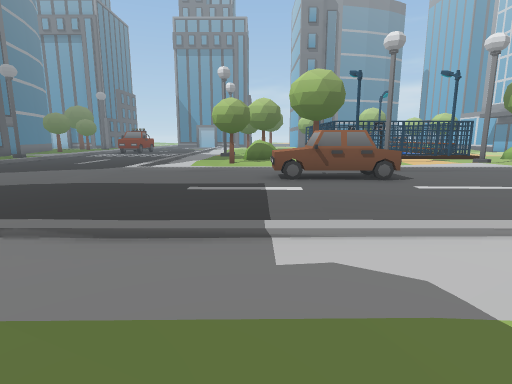
View 1 (above)

24 first-person views from a walk through a 3-D level made in the Unity game engine. The camera is 1.2 m above the floor, tilts 10° down and sees 80° across. The floor is counted in squares, 1 m on a side. Each view is taken from the middle of a square. On the plan, view 1 faces up. The plan holds only what a view shows up to about 13 squares ahead; the rest is blank. The place goes on beyond the plan. Some animated figures are not drawn.

View 2
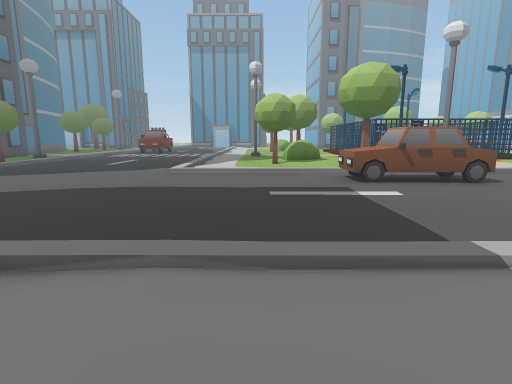

View 3
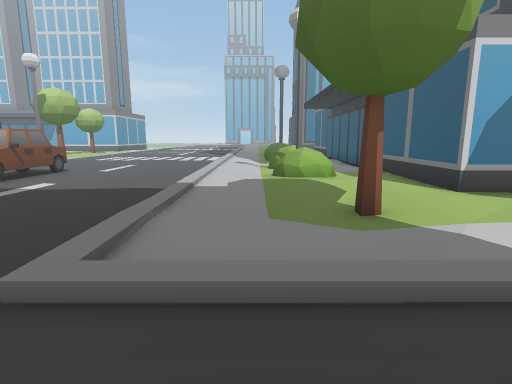

View 4
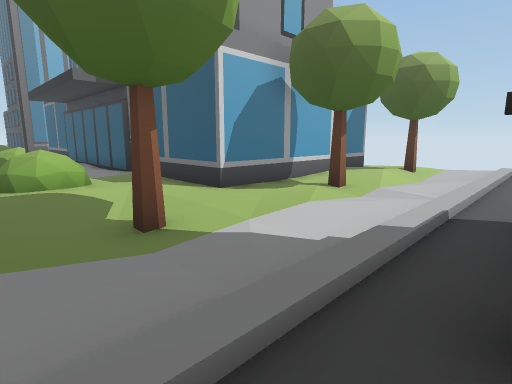

View 5
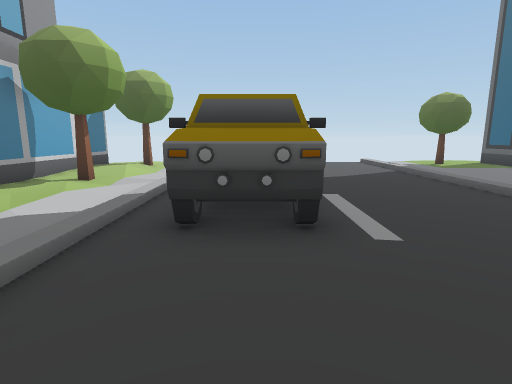

View 6
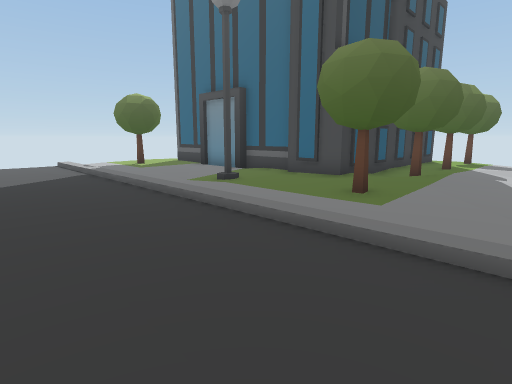

View 7
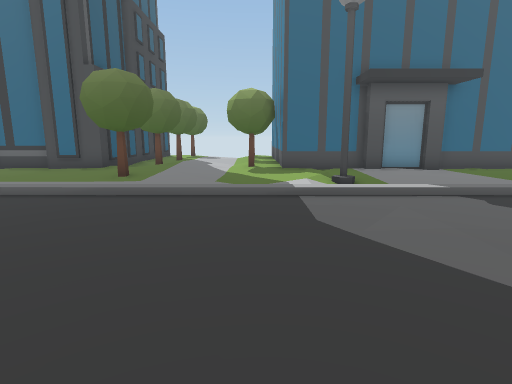

View 8
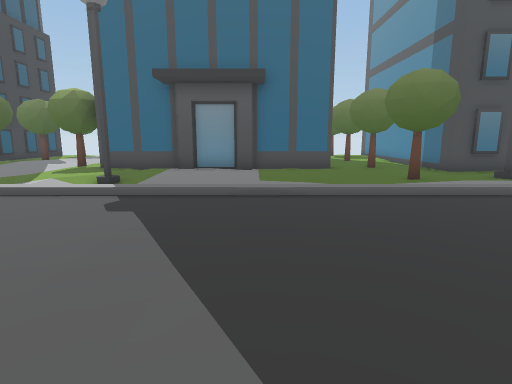

View 9
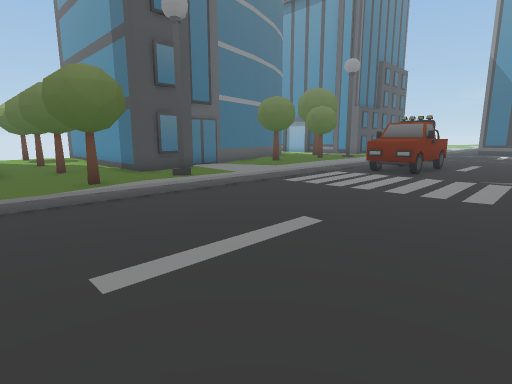

View 10
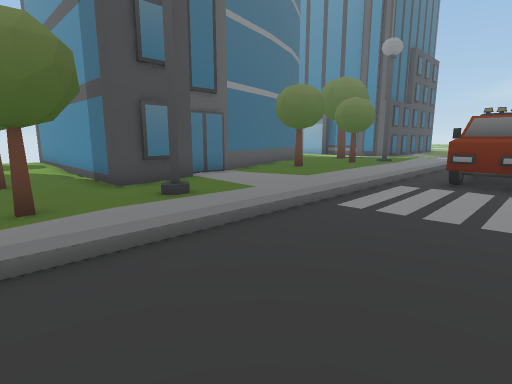

View 11
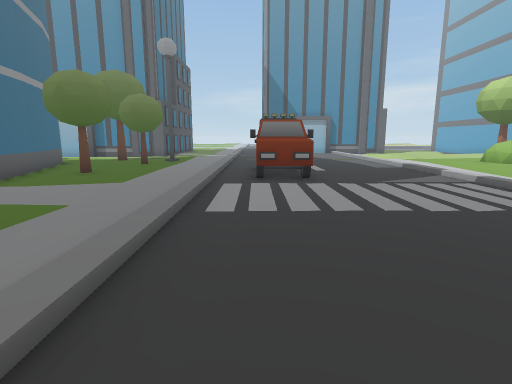

View 12
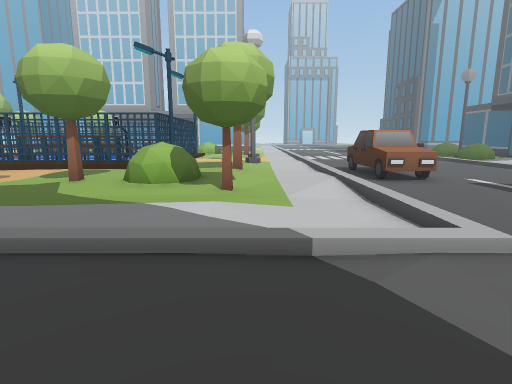

View 13
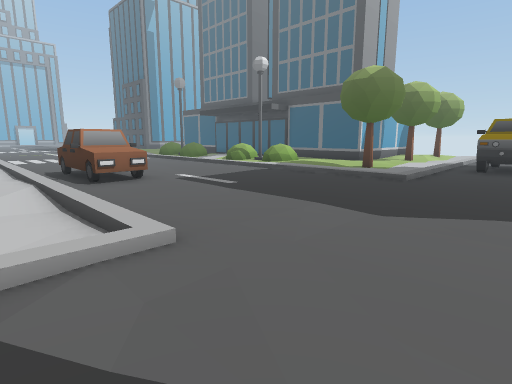

View 14
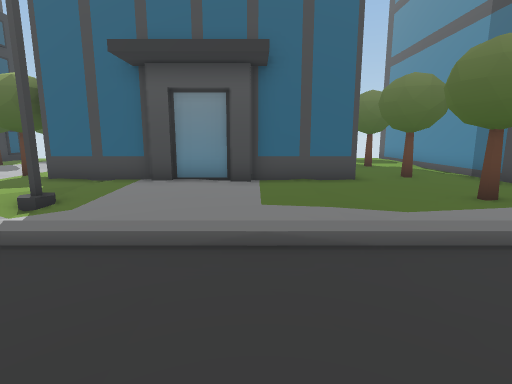

View 15
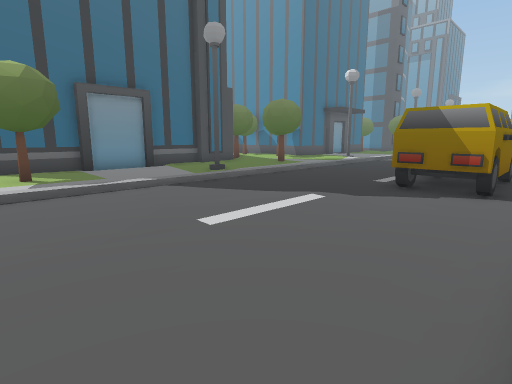

View 16
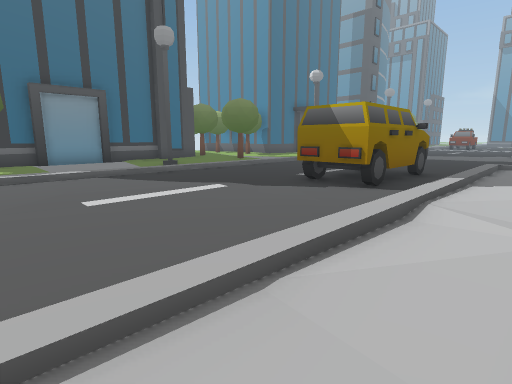

View 17
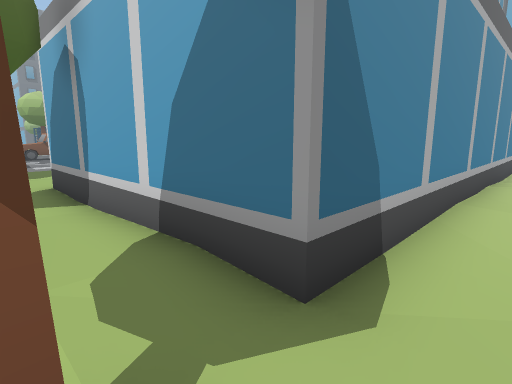

View 18
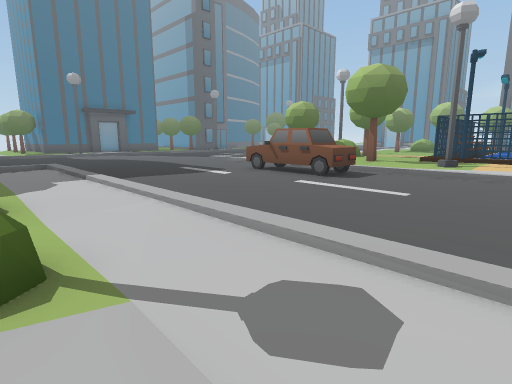

View 19
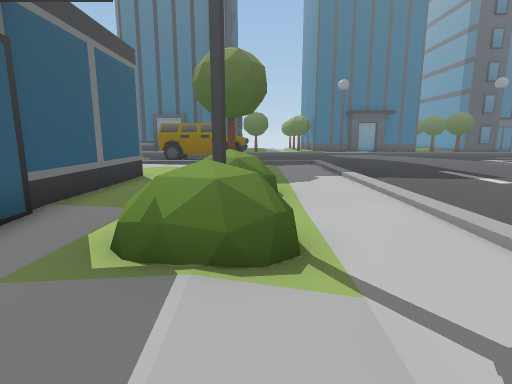

View 20
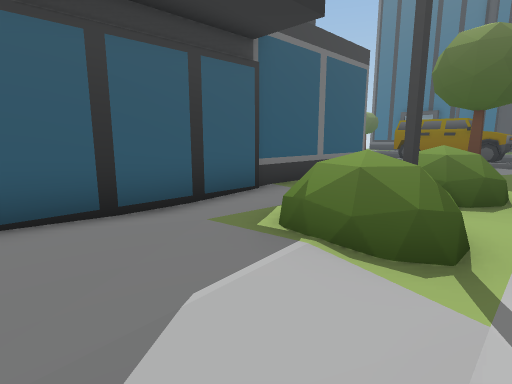

View 21
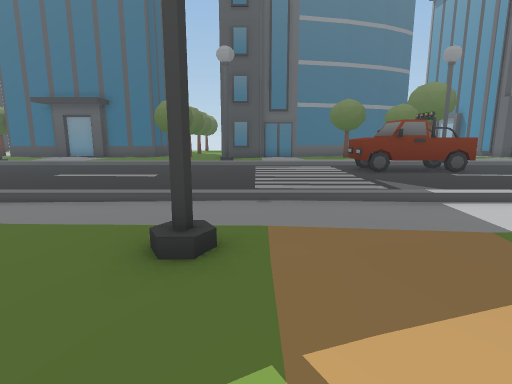

View 22
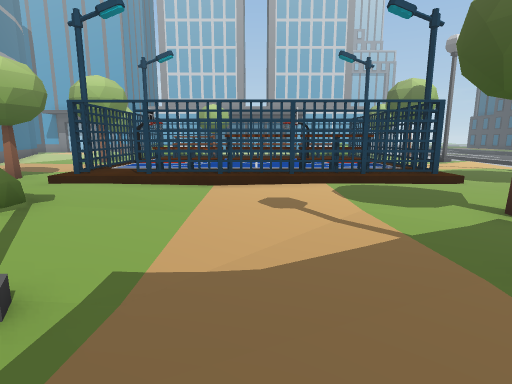

View 23
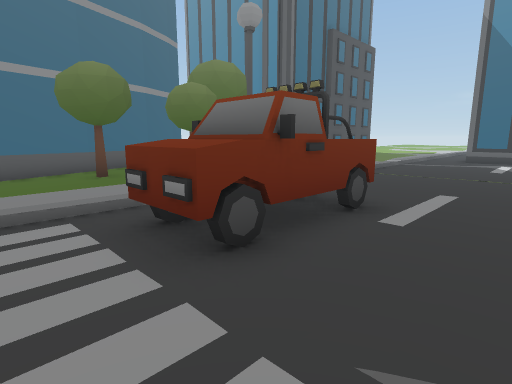

View 24
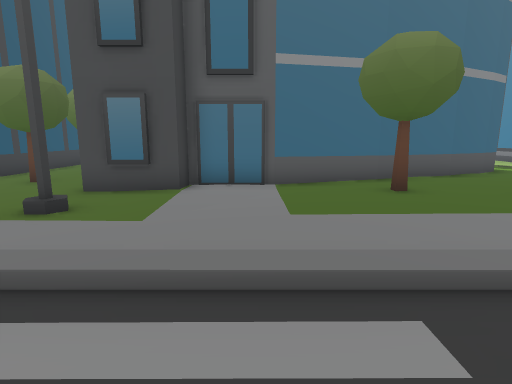

### Floor plan
Key: @ floor where view 1 was taken; # wall or solid block; x gap in a wall; . main floor; : floor 0.25 m higher than the main floor; - floor 0.25 m lower than the main floor; / step, stairs or slope; T tree; S streetlight; C car; P plant; B building; A box.
Columns run from 19 left of view 1 to 9 right of it. Each row starts with its distance up from view 1.
 29 ...TT........./ ...   ...
 28 #..TT...CC..../ ... P../#S###
 27 #..T....CCC.../ .. ..../::: #
 26 #.T#....CCC.../......../A:::
 25 ##......CC..../..S...../#:::
 24  #............/..---.../#:::
 23  #............/...-....//:::
 22  B............/......../#:::
 21  ##.........../......../#::#
 20  ##.#........./..S...../A:::
 19 ###.S........./....T.../x:::
 18 ............../......../#S###
 17 #T..T........./....PP......
 16 ##............/....PP.......
 15  #............/...T.::T......
 14  #............/..........S...
 13  #............/..............
 12  #............/............
 11  #..........................
 10  B..................CCCC....
  9  #..................CCCC....
  8  #..S-......................
  7  #..//.......................
  6 ##...........................
  5 #T...-.......................
  4  .............//......///....
  3 ............../..............
  2 T...T........./.............-
  1 #T..T........./........SPP...
  0 .B..T......CCC/..T.@...PPP...
 -1 #B#........CCC/..............
 -2  ##........  C/.........BBBBB
 -3  #..S......CCC/....#####
 -4  #...-......CC/....#
 -5  ##.........../..T.#
 -6   #.........../....#
 -7  ##.........../.-..#
 -8  #............/.-..#
 -9  #.##........./.-/.#
-10  #.TT........./.-T.##########
-11        ......./.........

Where each view was taken, in squares from view 1:
view 1: 0 up, 0 right, facing up
view 2: 1 up, 2 left, facing up
view 3: 2 up, 7 left, facing right
view 4: 2 up, 6 left, facing down-right
view 5: 4 up, 7 left, facing down
view 6: 4 up, 9 left, facing down-left
view 7: 5 up, 6 left, facing left
view 8: 12 up, 6 left, facing left
view 9: 14 up, 6 left, facing up-left
view 10: 16 up, 9 left, facing up-left
view 11: 16 up, 11 left, facing up
view 12: 14 up, 8 left, facing right
view 13: 13 up, 8 left, facing down-right
view 14: 12 up, 9 left, facing left
view 15: 11 down, 5 left, facing up-left
view 16: 10 down, 3 left, facing up-left
view 17: 11 down, 2 left, facing up-right
view 18: 1 up, 9 right, facing up-left
view 19: 1 up, 9 right, facing left
view 20: 2 up, 9 right, facing down-left
view 21: 21 up, 1 right, facing left
view 22: 23 up, 4 left, facing right
view 23: 23 up, 7 left, facing up-left
view 24: 23 up, 10 left, facing left
